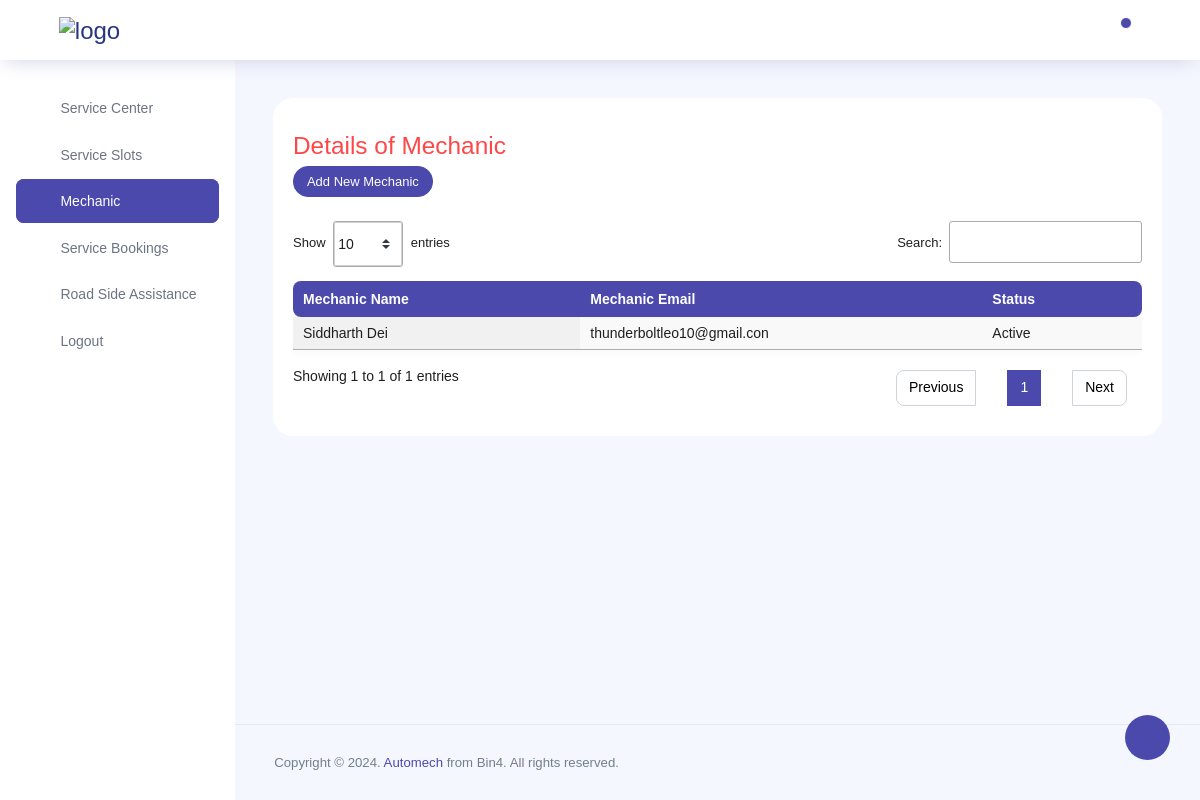
The page /manager/mechanic/ (signed in) on the database as committed earlier.
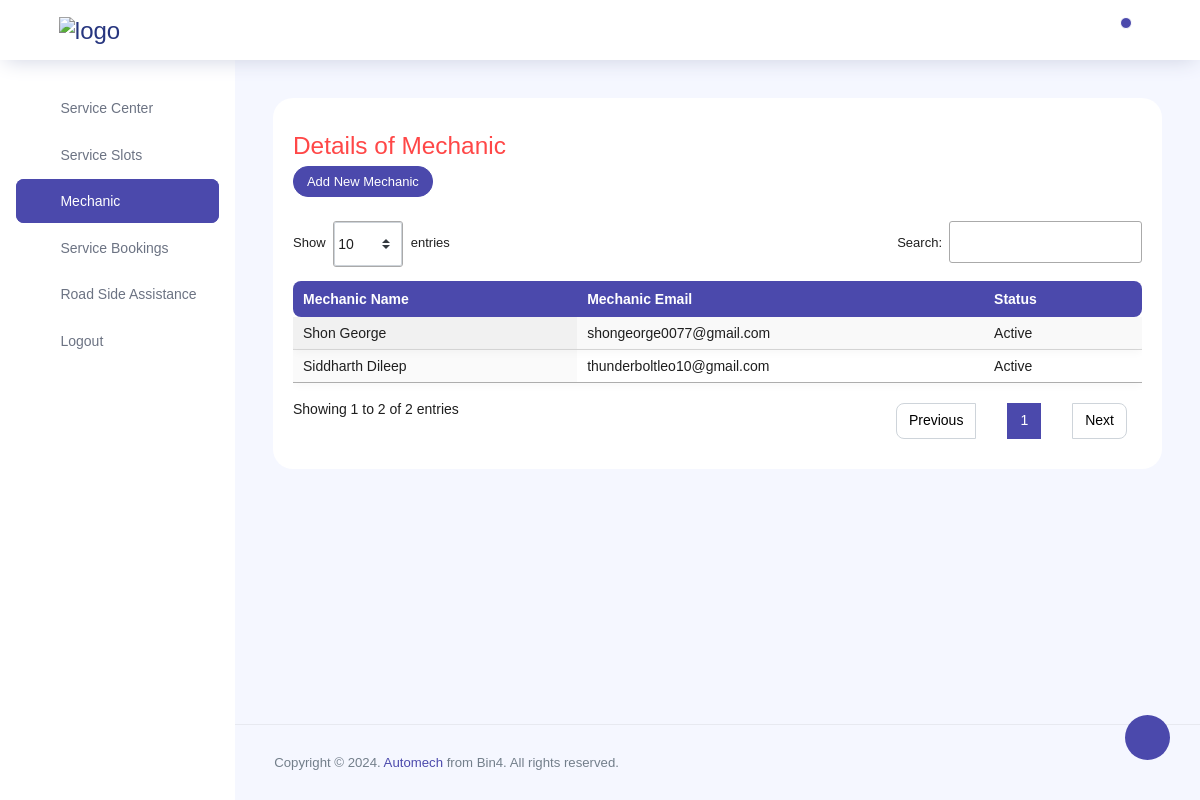
The same page on the database as committed later.
### client/models.py (models this page shows, shortened)
class mechanicList(models.Model):
    mechanic = models.OneToOneField(Client, on_delete=models.CASCADE)
    service_center = models.ForeignKey(ServiceCenter, on_delete=models.CASCADE)
    def __str__(self):
        return str(self.mechanic)

class User(AbstractUser):
    email=models.EmailField(max_length=100,unique=True)
    USERNAME_FIELD='email'
    REQUIRED_FIELDS=['first_name', 'last_name']
    class Role(models.TextChoices):
        ADMIN="ADMIN",'Admin'
        MECHANIC="MECHANIC",'Mechanic'
        MANAGER="MANAGER",'Manager'
        CLIENT="CLIENT",'Client'
    slug = models.SlugField(unique=True,blank=True)
    base_role = Role.CLIENT
    role = models.CharField(max_length=50, choices=Role.choices)
    objects = CustomUserManager()

### client/manager_views.py (the view)
# urls.py: path('mechanic/',views.manager_mechanic,name="manager_mechanic"),
@manager_required
def manager_mechanic(request):
    user = request.user
    service_center_instance = ServiceCenter.objects.get(manager = user)
    if request.method == 'POST':
        form = MechanicAddFrom(request.POST)
        if form.is_valid():
            client_instance = form.save()
            mechanic_list_instance = mechanicList.objects.create(
                mechanic=client_instance,
                service_center=service_center_instance,)
            sweetify.success(request, 'New Mechanic', text= f'is successfully Added',timer=5000, persistent=False,)
            return redirect('manager_mechanic')
    else:
        form = MechanicAddFrom()
    mec_list = mechanicList.objects.filter(service_center=service_center_instance)
    context = {
        'form' : form,
        'mechanics' : mec_list,
    }
    return render(request, 'manager/manager_mechanic.html',context)

### client/forms.py (shortened to what this page needs)
class MechanicAddFrom(forms.ModelForm):
    class Meta:
        model = Mechanic
        fields = ('email','first_name', 'last_name')
        widgets = {
            'email': forms.TextInput(attrs={'placeholder': 'Enter the Email','class': 'form-control'}),
            'first_name': forms.TextInput(attrs={'placeholder': 'Enter the First Name ','class': 'form-control'}),
            'last_name': forms.TextInput(attrs={'placeholder': 'Enter the Last Name ','class': 'form-control'}),
            }

### templates/manager/manager_mechanic.html (shortened to what this page needs)
{% extends 'manager/managerbase.html' %}
{% block conhead%}
  <link rel="stylesheet" type="text/css" href="https://cdn.datatables.net/1.11.5/css/jquery.dataTables.css">
{% endblock %}
{%block content%}
{% load static %}
  <div class="row">
    <div class="col-md-12 grid-margin stretch-card">
      <div class="card">
        <div class="card-body">
          <h3 class="text-danger mt-3">Details of Mechanic </h3>
          <button type="button" class="btn btn-primary btn-sm" data-toggle="modal" data-target="#exampleModal">
            Add New Mechanic
          </button>
         {%if mechanics%}
            <div class="table-responsive mt-4">
              <table id="myDataTable" class="display expandable-table dataTable no-footer">
                <thead>
                    <tr>
                        <th>Mechanic Name</th>
                        <th> Mechanic Email</th>
                        <th> Status</th>
                    </tr>
                </thead>
                <tbody>
                  {%for mech in mechanics%}
                  <tr>
                    <td> {{mech.mechanic.get_full_name}} </td>
                    <td>{{mech}}</td>
                    <td> {% if mech.mechanic.is_active == 1 %} Active {%else%} deactivate {%endif%}</td>
                  </tr>
                  {% endfor %}
                    </tbody>
              </table>
            </div>
          {%endif%}
        </div>
      </div>
    </div>
  </div>
 {%endblock%}

### templates/manager/managerbase.html (shortened to what this page needs)
<!DOCTYPE html>
<html lang="en">
  {% load static %}
<head>
  <link rel="stylesheet" href="{% static 'panel/vendors/feather/feather.css'%}">
  <link rel="stylesheet" href="{% static 'panel/vendors/ti-icons/css/themify-icons.css'%}">
  <link rel="stylesheet" href="{% static 'panel/vendors/css/vendor.bundle.base.css'%}">
  <link rel="stylesheet" href="{% static 'panel/vendors/datatables.net-bs4/dataTables.bootstrap4.css'%}">
  <link rel="stylesheet" href="{% static 'panel/vendors/ti-icons/css/themify-icons.css'%}">
  <link rel="stylesheet" type="text/css" href="{% static 'panel/js/select.dataTables.min.css'%}">
  <link rel="stylesheet" href="{% static 'panel/css/vertical-layout-light/style.css'%}">
  <link rel="stylesheet" href="{% static 'admincustom.css'%}">
  {% block conhead%}
  {% endblock %}
</head>
<body>
  <div class="container-scroller">
    <nav class="navbar col-lg-12 col-12 p-0 fixed-top d-flex flex-row">
      <div class="text-center navbar-brand-wrapper d-flex align-items-center justify-content-center">
        <a class="navbar-brand brand-logo mr-5" href="index.html"><img src="{% static 'panel/images/logo.png'%}" class="mr-2" alt="logo"/></a>
      </div>
      <div class="navbar-menu-wrapper d-flex align-items-center justify-content-end">
        <button class="navbar-toggler navbar-toggler align-self-center" type="button" data-toggle="minimize">
          <span class="icon-menu"></span>
        </button>
        <ul class="navbar-nav navbar-nav-right">
          <li class="nav-item dropdown">
            <a class="nav-link count-indicator dropdown-toggle" id="notificationDropdown" href="#" data-toggle="dropdown">
              <i class="icon-bell mx-0"></i>
              <span class="count"></span>
            </a>
          </li>
          <li class="nav-item nav-settings d-none d-lg-flex">
            <a class="nav-link" href="#">
              <i class="icon-ellipsis"></i>
            </a>
          </li>
        </ul>
      </div>
    </nav>
    <div class="container-fluid page-body-wrapper">
      <div class="theme-setting-wrapper">
        <div id="settings-trigger"><i class="ti-settings"></i></div>
      </div>
      <nav class="sidebar sidebar-offcanvas" id="sidebar">
        <ul class="nav">
          <li class="nav-item {% if request.path == '/manager/home/' %}active {%endif%}">
            <a class="nav-link" href="{% url 'manager_home' %}">
              <i class="icon-grid menu-icon"></i>
             <span class="menu-title">Service Center</span>
            </a>
          </li>
          <li class="nav-item {% if request.path == '/manager/service_slots/' %}active {%endif%}">
            <a class="nav-link" href="{%url 'service_slots'%}">
              <i class="icon-grid-2 menu-icon"></i>
              <span class="menu-title">Service Slots</span>
            </a>
          </li>
          <li class="nav-item {% if request.path == '/manager/mechanic/' %}active {%endif%}">
            <a class="nav-link" href="{%url 'manager_mechanic'%}">
              <i class="icon-head menu-icon"></i>
              <span class="menu-title">Mechanic</span>
            </a>
          </li>
          <li class="nav-item {% if request.path == '/manager/service/booking/' %}active {%endif%}">
            <a class="nav-link" href="{%url 'manager_booking'%}" id="vidadd">
              <i class="icon-grid-2 menu-icon"></i>
              <span class="menu-title">Service Bookings</span>
            </a>
          </li>
          <li class="nav-item {% if request.path == '/manager/rsa/' %}active {%endif%}">
            <a class="nav-link" href="{%url 'rsa_request'%}">
              <i class="icon-grid-2 menu-icon"></i>
              <span class="menu-title">Road Side Assistance</span>
            </a>
          </li>
          <li class="nav-item {% if request.path == 'account/logout' %}active {%endif%}">
            <a class="nav-link" href="{%url 'account_logout'%}">
              <i class="ti-power-off  menu-icon"></i>
              <span class="menu-title">Logout</span>
            </a>
          </li>
        </ul>
      </nav>
      <div class="main-panel">
        <div class="content-wrapper">
          {% block content%}
          {% endblock %}
        </div>
        <footer class="footer">
          <div class="d-sm-flex justify-content-center justify-content-sm-between">
            <span class="text-muted text-center text-sm-left d-block d-sm-inline-block">Copyright © 2024.   <a href="" target="_blank">Automech</a> from Bin4. All rights reserved.</span>
            </div>
        </footer>
      </div>
    </div>
  </div>
{% load sweetify %}
</body>
</html>

Rows that differ between the two databases and show on the page:
changed through a linked row, mechanicList: mechanic.get_full_name "Siddharth Dei" → "Siddharth Dileep"; mechanic.email "thunderboltleo10@gmail.con" → "thunderboltleo10@gmail.com"
added mechanicList: mechanic.get_full_name "Shon George", mechanic.email "shongeorge0077@gmail.com", shows "Active"
Other text that changed with them:
text written by a page script: "Show entries Search: Showing 1 to 1 of 1 entries Previous 1 Next" → "Show entries Search: Showing 1 to 2 of 2 entries Previous 1 Next"
